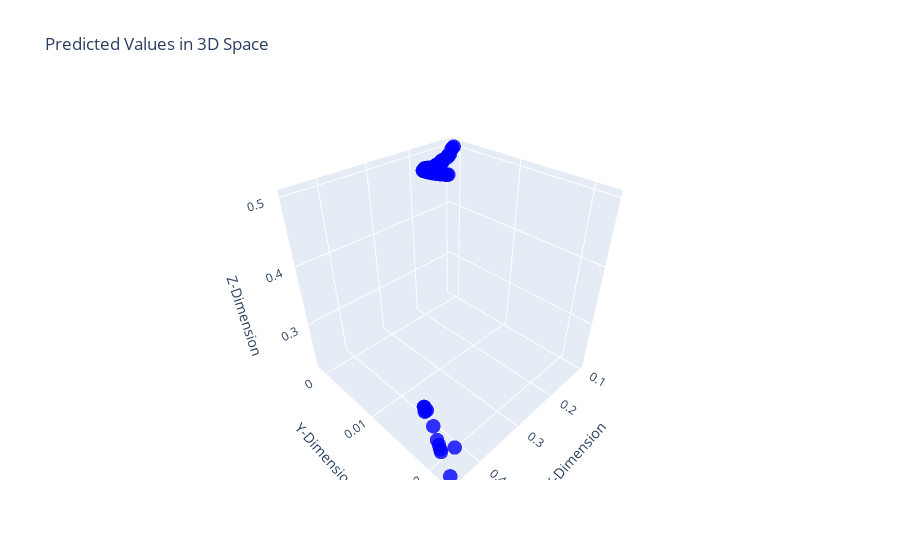

The cell this chart's notebook holds for it:
### Code cell
file_path = '/Users/affanbinusman/Dropbox (ASU)/IRL-Lab/P&G/hackathon_data/watch_phone_motive_rec_2023-07-07_17-28-44.csv'     # Update path where your data is located
data = pd.read_csv(file_path)

duration = 1       
# output_visualization(data)
output_visualization(data, duration=duration, randomseed=False)

# interactive_output_visualization(data)
interactive_output_visualization(data, duration=duration, randomseed=False)

# correlationPlot(data)

# accDistPlot(data)
